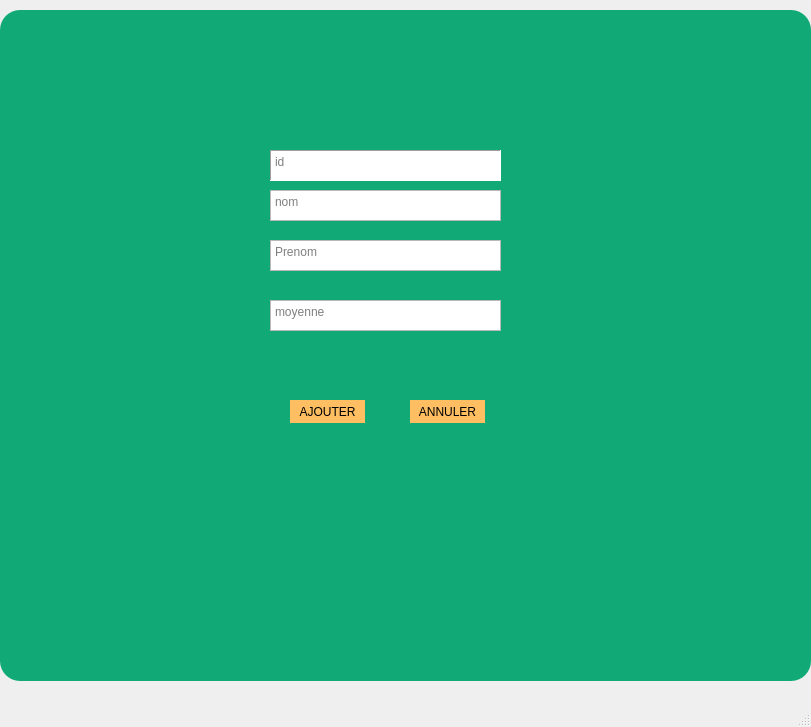
<?xml version="1.0" encoding="UTF-8"?>
<ui version="4.0">
 <class>createeleveWindow</class>
 <widget class="QMainWindow" name="createeleveWindow">
  <property name="geometry">
   <rect>
    <x>0</x>
    <y>0</y>
    <width>811</width>
    <height>727</height>
   </rect>
  </property>
  <property name="windowTitle">
   <string>MainWindow</string>
  </property>
  <widget class="QWidget" name="centralwidget">
   <widget class="QPushButton" name="pushButton">
    <property name="geometry">
     <rect>
      <x>290</x>
      <y>400</y>
      <width>75</width>
      <height>23</height>
     </rect>
    </property>
    <property name="styleSheet">
     <string notr="true">#pushButton{

border-radius:20px;


background-color: #ffbe62
}

#pushButton:hover{
border-radius:20px;
font: 10pt 'Century Gothic';
background:#ffffff;


}</string>
    </property>
    <property name="text">
     <string>AJOUTER</string>
    </property>
   </widget>
   <widget class="QTextEdit" name="id">
    <property name="geometry">
     <rect>
      <x>270</x>
      <y>150</y>
      <width>231</width>
      <height>31</height>
     </rect>
    </property>
    <property name="cursor" stdset="0">
     <cursorShape>ArrowCursor</cursorShape>
    </property>
    <property name="layoutDirection">
     <enum>Qt::LeftToRight</enum>
    </property>
    <property name="styleSheet">
     <string notr="true"/>
    </property>
    <property name="frameShape">
     <enum>QFrame::Panel</enum>
    </property>
    <property name="midLineWidth">
     <number>6</number>
    </property>
    <property name="horizontalScrollBarPolicy">
     <enum>Qt::ScrollBarAlwaysOff</enum>
    </property>
    <property name="html">
     <string>&lt;!DOCTYPE HTML PUBLIC &quot;-//W3C//DTD HTML 4.0//EN&quot; &quot;http://www.w3.org/TR/REC-html40/strict.dtd&quot;&gt;
&lt;html&gt;&lt;head&gt;&lt;meta name=&quot;qrichtext&quot; content=&quot;1&quot; /&gt;&lt;style type=&quot;text/css&quot;&gt;
p, li { white-space: pre-wrap; }
&lt;/style&gt;&lt;/head&gt;&lt;body style=&quot; font-family:'MS Shell Dlg 2'; font-size:8.25pt; font-weight:400; font-style:normal;&quot;&gt;
&lt;p style=&quot;-qt-paragraph-type:empty; margin-top:0px; margin-bottom:0px; margin-left:0px; margin-right:0px; -qt-block-indent:0; text-indent:0px; font-family:'MS Shell Dlg 2';&quot;&gt;&lt;br /&gt;&lt;/p&gt;&lt;/body&gt;&lt;/html&gt;</string>
    </property>
    <property name="placeholderText">
     <string>id</string>
    </property>
   </widget>
   <widget class="QTextEdit" name="prenom">
    <property name="geometry">
     <rect>
      <x>270</x>
      <y>240</y>
      <width>231</width>
      <height>31</height>
     </rect>
    </property>
    <property name="html">
     <string>&lt;!DOCTYPE HTML PUBLIC &quot;-//W3C//DTD HTML 4.0//EN&quot; &quot;http://www.w3.org/TR/REC-html40/strict.dtd&quot;&gt;
&lt;html&gt;&lt;head&gt;&lt;meta name=&quot;qrichtext&quot; content=&quot;1&quot; /&gt;&lt;style type=&quot;text/css&quot;&gt;
p, li { white-space: pre-wrap; }
&lt;/style&gt;&lt;/head&gt;&lt;body style=&quot; font-family:'MS Shell Dlg 2'; font-size:8.25pt; font-weight:400; font-style:normal;&quot;&gt;
&lt;p style=&quot;-qt-paragraph-type:empty; margin-top:0px; margin-bottom:0px; margin-left:0px; margin-right:0px; -qt-block-indent:0; text-indent:0px; font-family:'MS Shell Dlg 2';&quot;&gt;&lt;br /&gt;&lt;/p&gt;&lt;/body&gt;&lt;/html&gt;</string>
    </property>
    <property name="placeholderText">
     <string>Prenom</string>
    </property>
   </widget>
   <widget class="QTextEdit" name="nom">
    <property name="geometry">
     <rect>
      <x>270</x>
      <y>190</y>
      <width>231</width>
      <height>31</height>
     </rect>
    </property>
    <property name="styleSheet">
     <string notr="true"/>
    </property>
    <property name="html">
     <string>&lt;!DOCTYPE HTML PUBLIC &quot;-//W3C//DTD HTML 4.0//EN&quot; &quot;http://www.w3.org/TR/REC-html40/strict.dtd&quot;&gt;
&lt;html&gt;&lt;head&gt;&lt;meta name=&quot;qrichtext&quot; content=&quot;1&quot; /&gt;&lt;style type=&quot;text/css&quot;&gt;
p, li { white-space: pre-wrap; }
&lt;/style&gt;&lt;/head&gt;&lt;body style=&quot; font-family:'MS Shell Dlg 2'; font-size:8.25pt; font-weight:400; font-style:normal;&quot;&gt;
&lt;p style=&quot;-qt-paragraph-type:empty; margin-top:0px; margin-bottom:0px; margin-left:0px; margin-right:0px; -qt-block-indent:0; text-indent:0px; font-family:'MS Shell Dlg 2';&quot;&gt;&lt;br /&gt;&lt;/p&gt;&lt;/body&gt;&lt;/html&gt;</string>
    </property>
    <property name="placeholderText">
     <string>nom</string>
    </property>
   </widget>
   <widget class="QTextEdit" name="moyenne">
    <property name="geometry">
     <rect>
      <x>270</x>
      <y>300</y>
      <width>231</width>
      <height>31</height>
     </rect>
    </property>
    <property name="html">
     <string>&lt;!DOCTYPE HTML PUBLIC &quot;-//W3C//DTD HTML 4.0//EN&quot; &quot;http://www.w3.org/TR/REC-html40/strict.dtd&quot;&gt;
&lt;html&gt;&lt;head&gt;&lt;meta name=&quot;qrichtext&quot; content=&quot;1&quot; /&gt;&lt;style type=&quot;text/css&quot;&gt;
p, li { white-space: pre-wrap; }
&lt;/style&gt;&lt;/head&gt;&lt;body style=&quot; font-family:'MS Shell Dlg 2'; font-size:8.25pt; font-weight:400; font-style:normal;&quot;&gt;
&lt;p style=&quot;-qt-paragraph-type:empty; margin-top:0px; margin-bottom:0px; margin-left:0px; margin-right:0px; -qt-block-indent:0; text-indent:0px; font-family:'MS Shell Dlg 2';&quot;&gt;&lt;br /&gt;&lt;/p&gt;&lt;/body&gt;&lt;/html&gt;</string>
    </property>
    <property name="placeholderText">
     <string>moyenne</string>
    </property>
   </widget>
   <widget class="QPushButton" name="pushButton_2">
    <property name="geometry">
     <rect>
      <x>410</x>
      <y>400</y>
      <width>75</width>
      <height>23</height>
     </rect>
    </property>
    <property name="styleSheet">
     <string notr="true">#pushButton_2{

border-radius:20px;


background-color: #ffbe62
}

#pushButton_2:hover{
border-radius:20px;
font: 10pt 'Century Gothic';
background:#ffffff;


}</string>
    </property>
    <property name="text">
     <string>ANNULER</string>
    </property>
   </widget>
   <widget class="QGraphicsView" name="graphicsView_2">
    <property name="geometry">
     <rect>
      <x>0</x>
      <y>10</y>
      <width>811</width>
      <height>671</height>
     </rect>
    </property>
    <property name="styleSheet">
     <string notr="true">background-color:rgb(17, 170, 119);
border-radius: 20px;
</string>
    </property>
   </widget>
   <zorder>graphicsView_2</zorder>
   <zorder>pushButton</zorder>
   <zorder>id</zorder>
   <zorder>prenom</zorder>
   <zorder>nom</zorder>
   <zorder>moyenne</zorder>
   <zorder>pushButton_2</zorder>
  </widget>
  <widget class="QMenuBar" name="menubar">
   <property name="geometry">
    <rect>
     <x>0</x>
     <y>0</y>
     <width>811</width>
     <height>22</height>
    </rect>
   </property>
  </widget>
  <widget class="QStatusBar" name="statusbar"/>
 </widget>
 <resources/>
 <connections/>
</ui>
